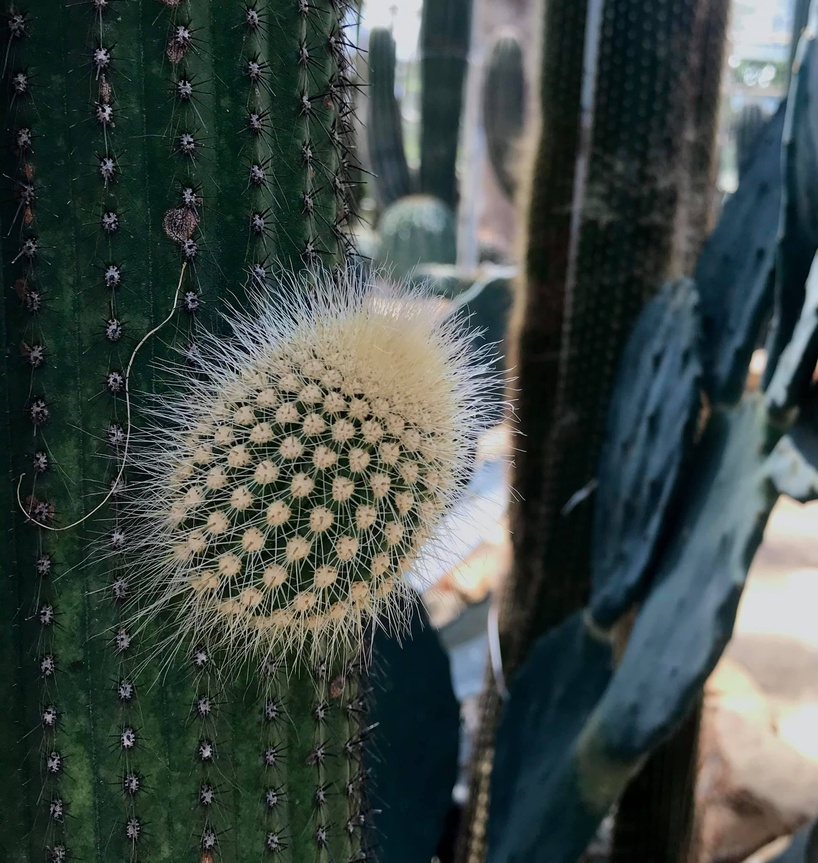
#> input picture images/point_processing.jpg, 818 x 863 px, shrunk from 1942 x 2048 before the run, found by its file name
$ jupyter execute '[1]_point_processing.ipynb'   (shell and % lines are left out)
#> lines starting #> are read from the running program, lines starting #| are printed output that depends on the picture
## **Point Processing**

Process each point by a function that depends ONLY the pixel’s value and that does not depend on the point’s neighbors.

**1. Linear Transformation: g(x, y) = a × f(x, y) + b**

*General*: Change the image’s intensity, cause the input bighter or darker.

* Users have to choose appropriate a and b (manually).

*Specific:*
* Create negative images.
* Convert to back-white image.

**2. Logarithmic Transformation: g(x, y) = a × log[1 + f(x, y)] + b**

*Input image:*

* Have some regions with too dark intensities (near 0)
* Have some regions with too bright intensities (near 255)

*Requirement:*

* Make dark regions brighter while keeping the intensity in bright regions lower than 255.
* Or, make bright regions darker while keeping the
intensity in dark regions lower than 0.

**3. Exponential Transformation: g(x, y) = a × e^f(x,y) + b**

Map small differences between two intensities in the input to a larger differences in the output image (contrast input images )

**4. Power-law Transformation:  g(x, y) = a × f(x, y)^γ + b**

Depend on γ, power-law transformation can be either

1. Linear transformation: for γ = 1
2. Log transformation: for γ < 1
3. Inverse-log transformation: for γ > 1

[cell 1]
class PointProcessing:
    def __init__(self):
        return None

    def clip_image(self, image):
        return np.clip(image, 0, 255)

    def linear_transformation(self, image, alpha, beta):
        return self.clip_image(alpha * image + beta).astype(np.uint8)

    def logarithm_transformation(self, image, alpha, beta):
        return self.clip_image(alpha * np.log2(1 + image) + beta).astype(np.uint8)

    def exponential_transformation(self, image, alpha, beta):
        return self.clip_image(((alpha * np.exp(image / 255) + beta)) * 255).astype(np.uint8)

    def power_law_transformation(self, image, alpha, beta, gamma):
        return self.clip_image(((alpha * np.power(image / 255, gamma)) + beta) * 255).astype(np.uint8)

[cell 2]
import cv2

image = cv2.imread('point_processing.jpg', 0)
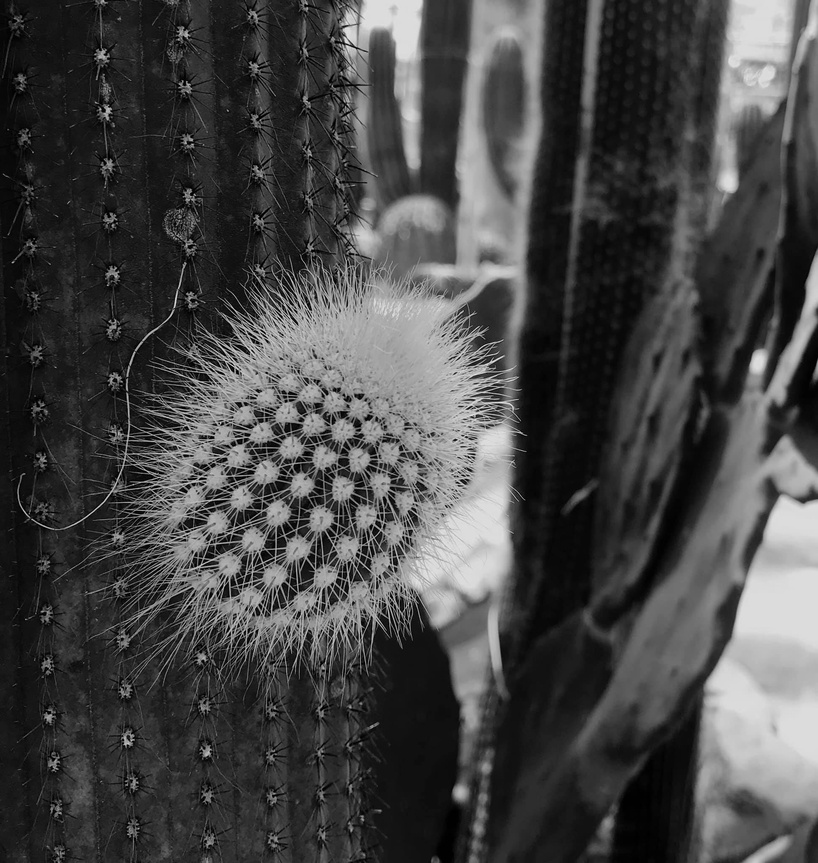
#> image: shape (863, 818); min 0, max 239, mean 70.3
point_process = PointProcessing()

### Test linear transformation

[cell 3]
import matplotlib.pyplot as plt
import numpy as np

linear_transform_img1 = point_process.linear_transformation(image, 1.5, 30)
#> in clip_image, `return np.clip(image, 0, 255)`:
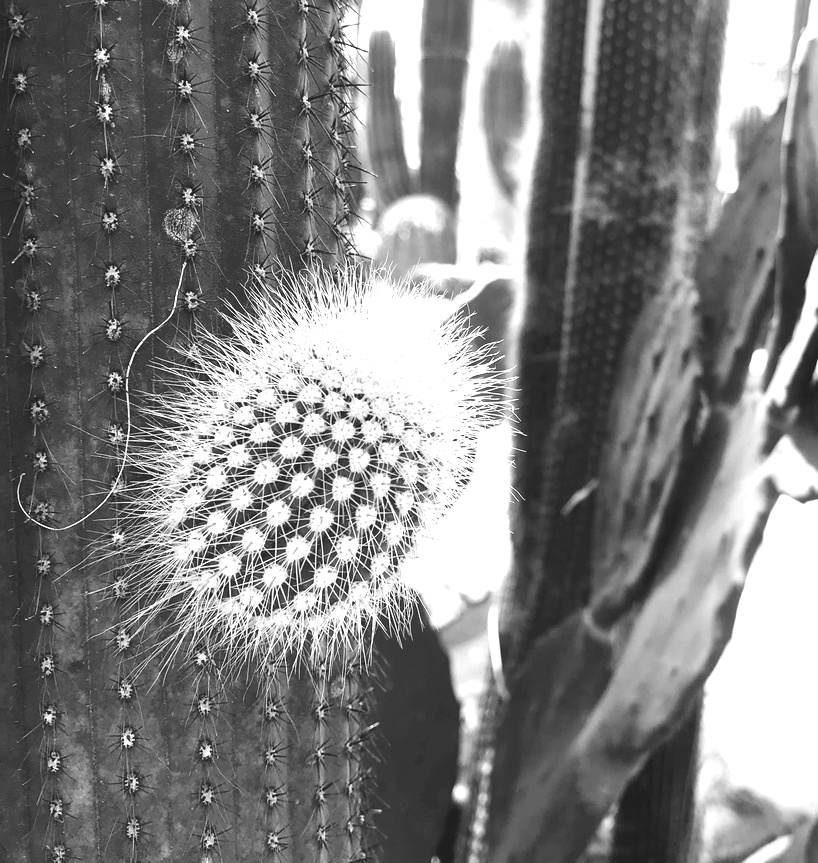
#> returned value: shape (863, 818) float64; min 30, max 255, mean 128.2
linear_transform_img2 = point_process.linear_transformation(image, 1.5, 100)
linear_transform_img3 = point_process.linear_transformation(image, 0.5, -50)
#> call 3 of linear_transformation, with alpha = 0.5, beta = -50
#> in linear_transformation (call 3), `return self.clip_image(alpha * image + beta).astype(np.uint8)`:
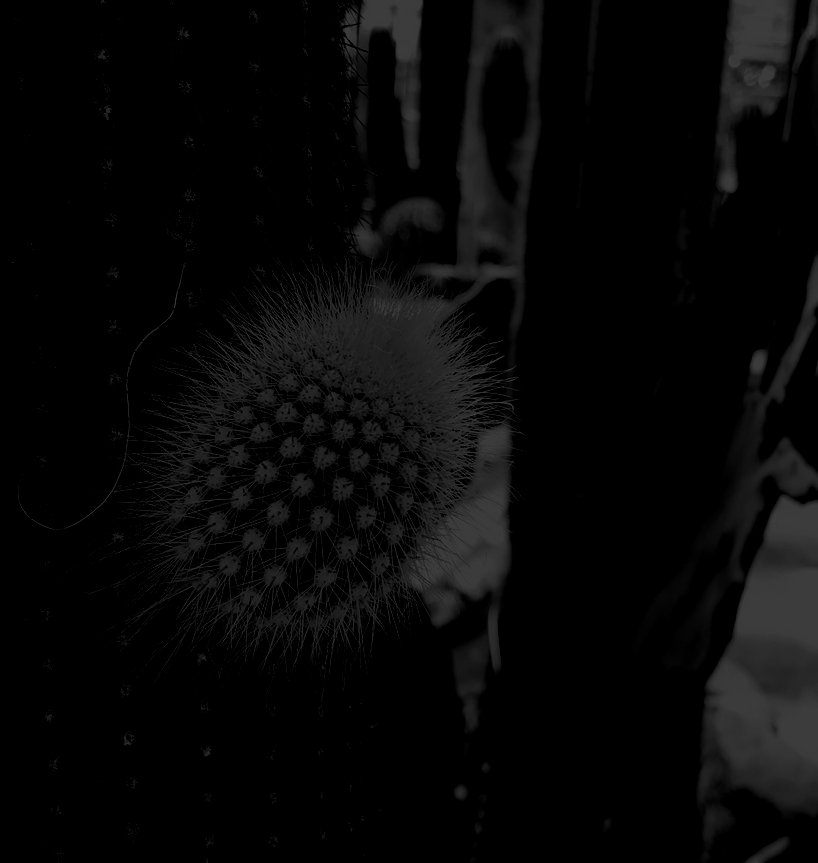
#> returned value: shape (863, 818); min 0, max 69, mean 7.6

fig, ax = plt.subplots(1, 4, figsize=(20, 18))
ax[0].imshow(image, cmap="gray")
ax[0].axis("off")
ax[0].set_title("original", fontsize=12)

ax[1].imshow(linear_transform_img1, cmap="gray")
ax[1].axis("off")
ax[1].set_title("alpha = 1.5, beta = 30", fontsize=12)

ax[2].imshow(linear_transform_img2, cmap="gray")
ax[2].axis("off")
ax[2].set_title("alpha = 1.5, beta = 100", fontsize=12)

ax[3].imshow(linear_transform_img3, cmap="gray")
ax[3].axis("off")
ax[3].set_title("alpha = 0.5, beta = -50", fontsize=12)

plt.show()

### Test logarithm transformation

[cell 4]
log_transform_img = point_process.logarithm_transformation(image, 1, 0)
#> in clip_image (call 4), `return np.clip(image, 0, 255)`:
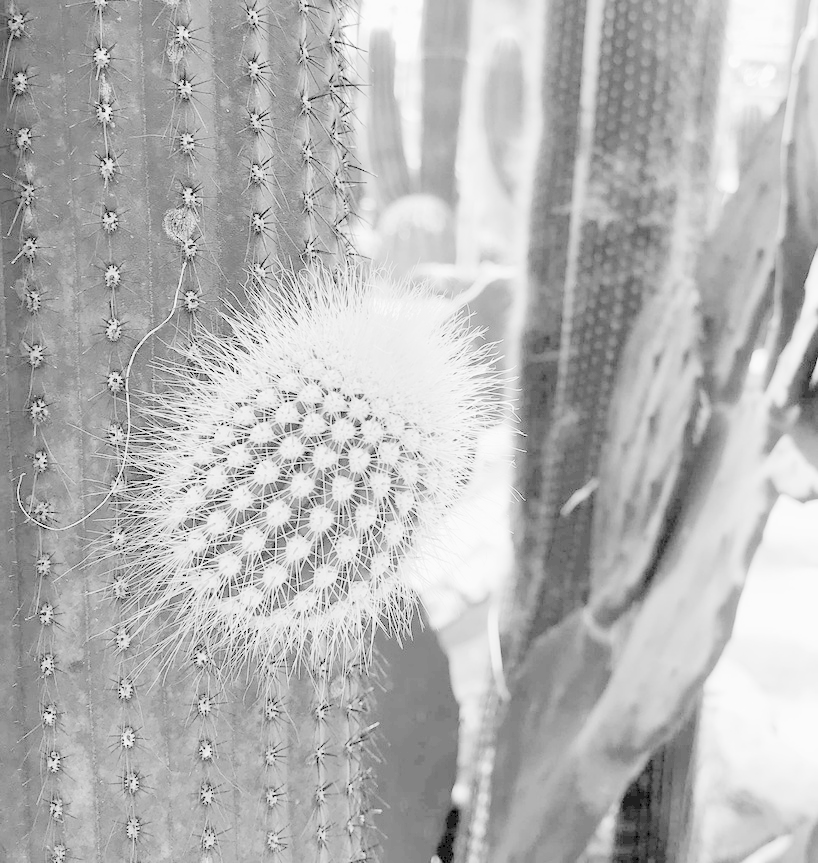
#> returned value: shape (863, 818) float16; min 0, max 7.91, mean 5.62; drawn with min black and max white
#> in logarithm_transformation, `return self.clip_image(alpha * np.log2(1 + image) + beta).astype(np.ui..`:
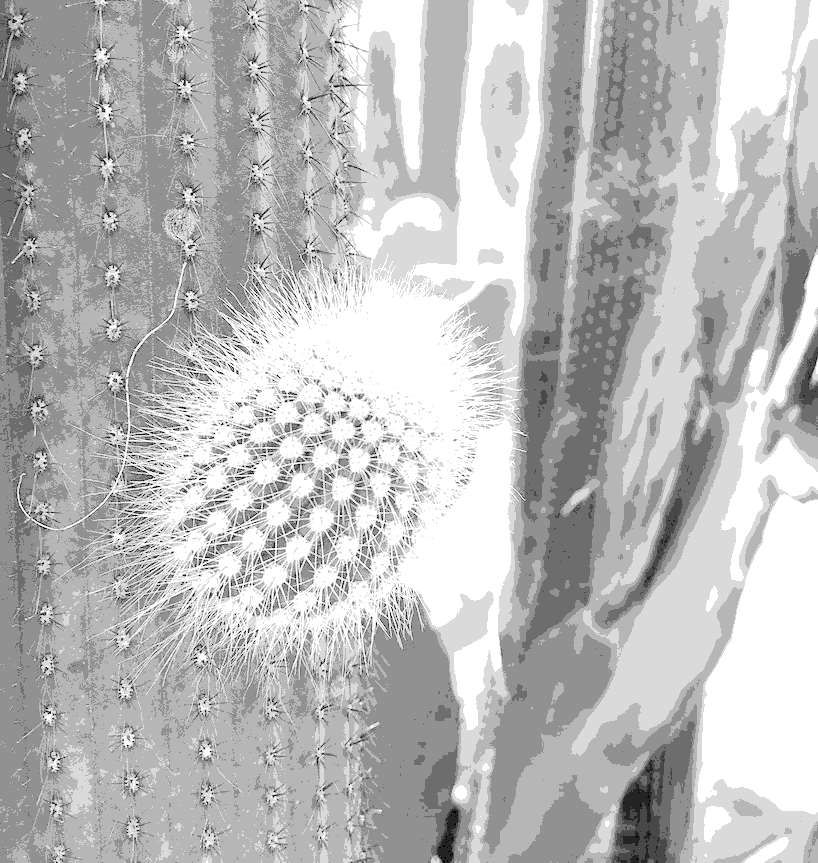
#> returned value: shape (863, 818); min 0, max 7, mean 5.15; drawn with min black and max white

fig, ax = plt.subplots(1, 2, figsize=(12, 8))
ax[0].imshow(image, cmap="gray")
ax[0].axis("off")
ax[0].set_title("original", fontsize=12)

ax[1].imshow(log_transform_img, cmap="gray")
ax[1].axis("off")
ax[1].set_title("alpha = 1, beta = 0", fontsize=12)

plt.show()

### Test exponential transformation

[cell 5]
exp_transform_img = point_process.exponential_transformation(image, 1, -1)
#> in clip_image (call 5), `return np.clip(image, 0, 255)`:
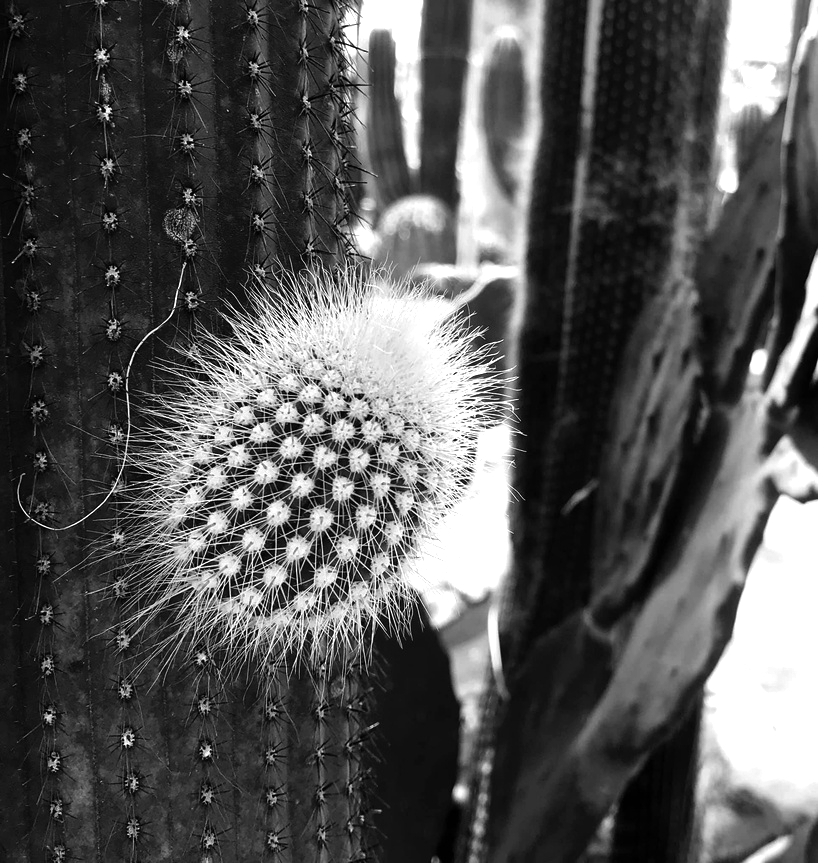
#> returned value: shape (863, 818) float64; min 0, max 255, mean 87

fig, ax = plt.subplots(1, 2, figsize=(12, 8))
ax[0].imshow(image, cmap="gray")
ax[0].axis("off")
ax[0].set_title("original", fontsize=12)

ax[1].imshow(exp_transform_img, cmap="gray")
ax[1].axis("off")
ax[1].set_title("alpha = 1, beta = -1", fontsize=12)

plt.show()

$ run again, with images/beach.jpg copied over images/point_processing.jpg
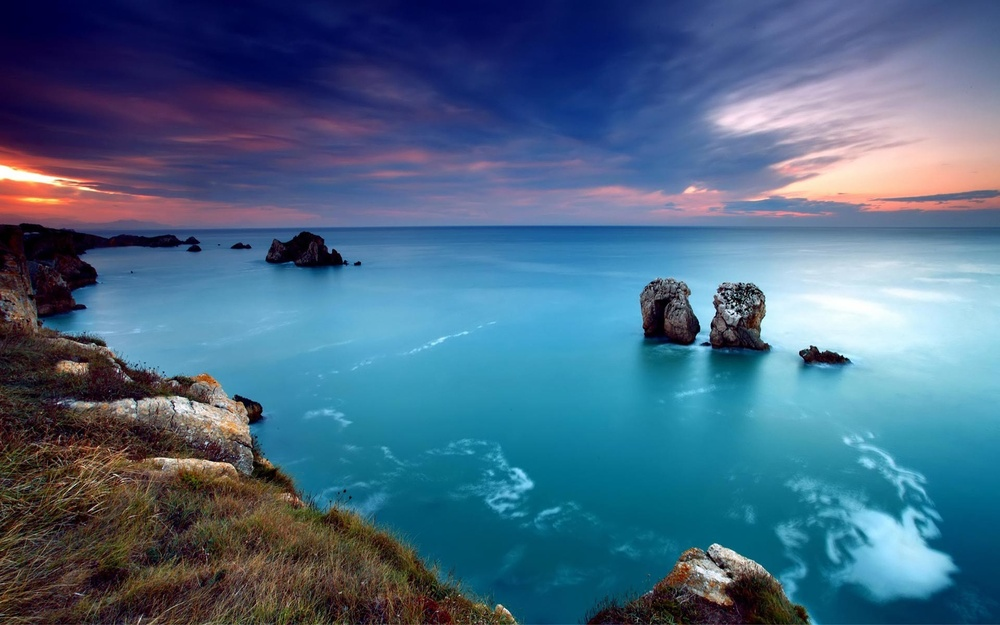
#> input picture images/beach.jpg, 1000 x 625 px, shrunk from 1920 x 1200 before the run, found by its file name
#> `image = cv2.imread('point_processing.jpg', 0)`:
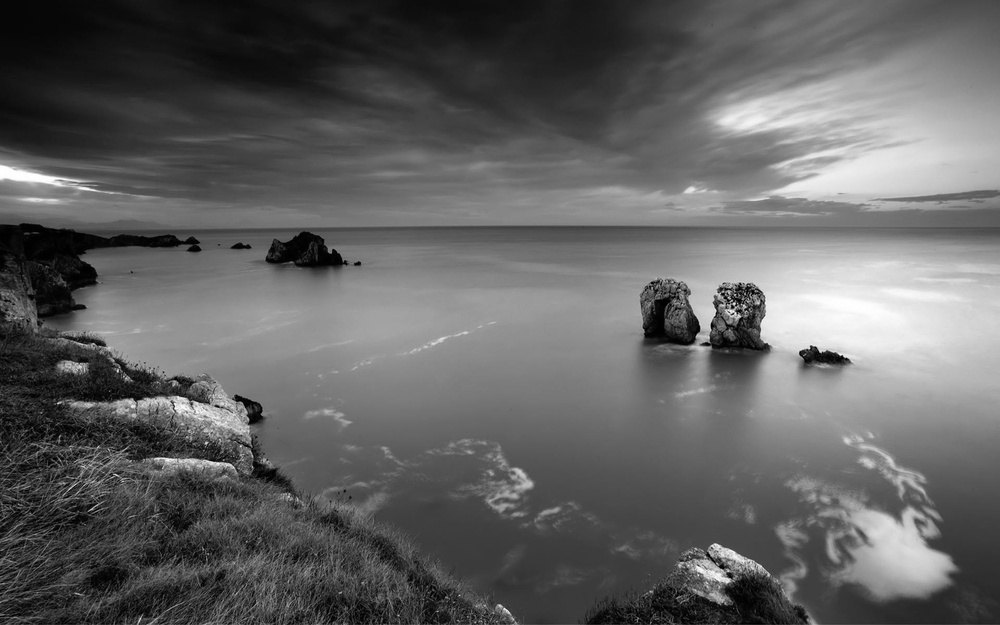
#> image: shape (625, 1000); min 0, max 255, mean 98.1
#> in clip_image (call 5), `return np.clip(image, 0, 255)`:
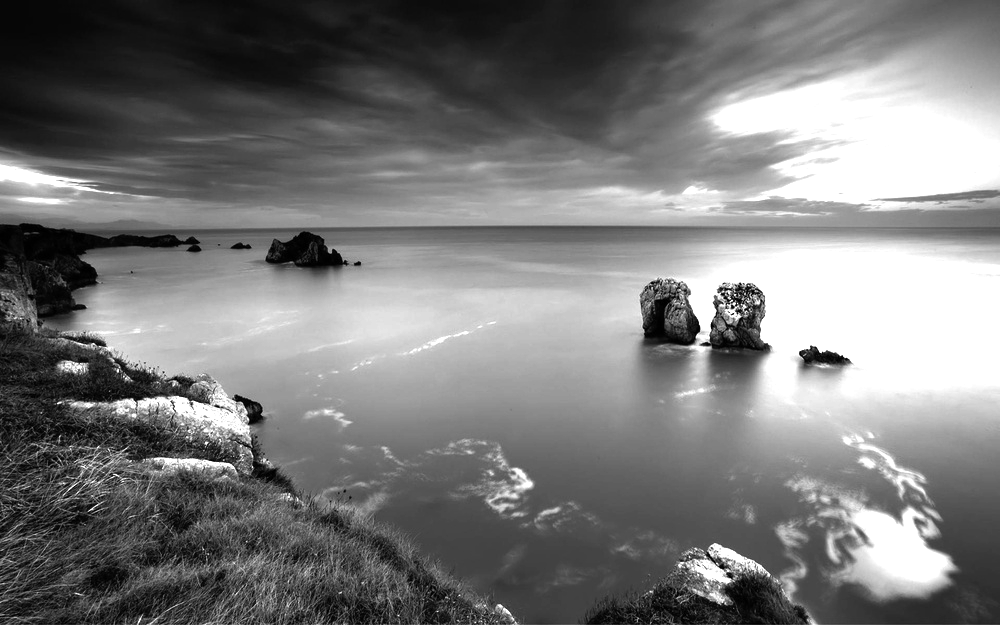
#> returned value: shape (625, 1000) float64; min 0, max 255, mean 122.5
